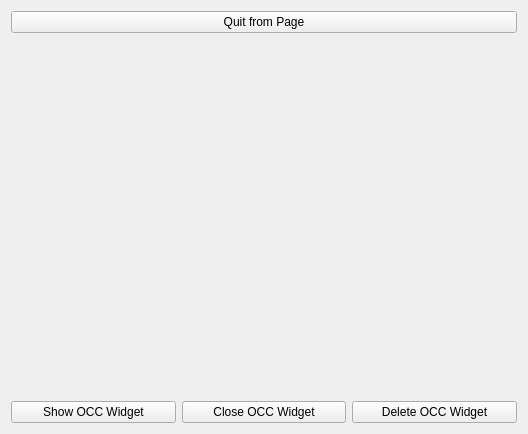
<?xml version="1.0" encoding="UTF-8"?>
<ui version="4.0">
 <class>ParentPage</class>
 <widget class="QWidget" name="ParentPage">
  <property name="geometry">
   <rect>
    <x>0</x>
    <y>0</y>
    <width>528</width>
    <height>434</height>
   </rect>
  </property>
  <property name="windowTitle">
   <string>Form</string>
  </property>
  <layout class="QVBoxLayout" name="verticalLayout" stretch="1,8,1">
   <item>
    <widget class="QPushButton" name="quit_from_parent_page">
     <property name="text">
      <string>Quit from Page</string>
     </property>
    </widget>
   </item>
   <item>
    <widget class="QWidget" name="parent_widget" native="true"/>
   </item>
   <item>
    <layout class="QGridLayout" name="gridLayout">
     <item row="0" column="1">
      <widget class="QPushButton" name="close_button">
       <property name="text">
        <string>Close OCC Widget</string>
       </property>
      </widget>
     </item>
     <item row="0" column="0">
      <widget class="QPushButton" name="show_button">
       <property name="text">
        <string>Show OCC Widget</string>
       </property>
      </widget>
     </item>
     <item row="0" column="2">
      <widget class="QPushButton" name="pushButton">
       <property name="text">
        <string>Delete OCC Widget</string>
       </property>
      </widget>
     </item>
    </layout>
   </item>
  </layout>
 </widget>
 <resources/>
 <connections>
  <connection>
   <sender>quit_from_parent_page</sender>
   <signal>clicked()</signal>
   <receiver>ParentPage</receiver>
   <slot>onCloseParentPage()</slot>
   <hints>
    <hint type="sourcelabel">
     <x>262</x>
     <y>18</y>
    </hint>
    <hint type="destinationlabel">
     <x>529</x>
     <y>18</y>
    </hint>
   </hints>
  </connection>
  <connection>
   <sender>show_button</sender>
   <signal>clicked()</signal>
   <receiver>ParentPage</receiver>
   <slot>onShowOcctWidget()</slot>
   <hints>
    <hint type="sourcelabel">
     <x>174</x>
     <y>415</y>
    </hint>
    <hint type="destinationlabel">
     <x>518</x>
     <y>294</y>
    </hint>
   </hints>
  </connection>
  <connection>
   <sender>close_button</sender>
   <signal>clicked()</signal>
   <receiver>ParentPage</receiver>
   <slot>onCloseOcctWidget()</slot>
   <hints>
    <hint type="sourcelabel">
     <x>344</x>
     <y>415</y>
    </hint>
    <hint type="destinationlabel">
     <x>156</x>
     <y>477</y>
    </hint>
   </hints>
  </connection>
  <connection>
   <sender>pushButton</sender>
   <signal>clicked()</signal>
   <receiver>ParentPage</receiver>
   <slot>onDeleteOcctWidget()</slot>
   <hints>
    <hint type="sourcelabel">
     <x>452</x>
     <y>411</y>
    </hint>
    <hint type="destinationlabel">
     <x>582</x>
     <y>472</y>
    </hint>
   </hints>
  </connection>
 </connections>
 <slots>
  <slot>onCloseParentPage()</slot>
  <slot>onShowOcctWidget()</slot>
  <slot>onCloseOcctWidget()</slot>
  <slot>onDeleteOcctWidget()</slot>
 </slots>
</ui>
